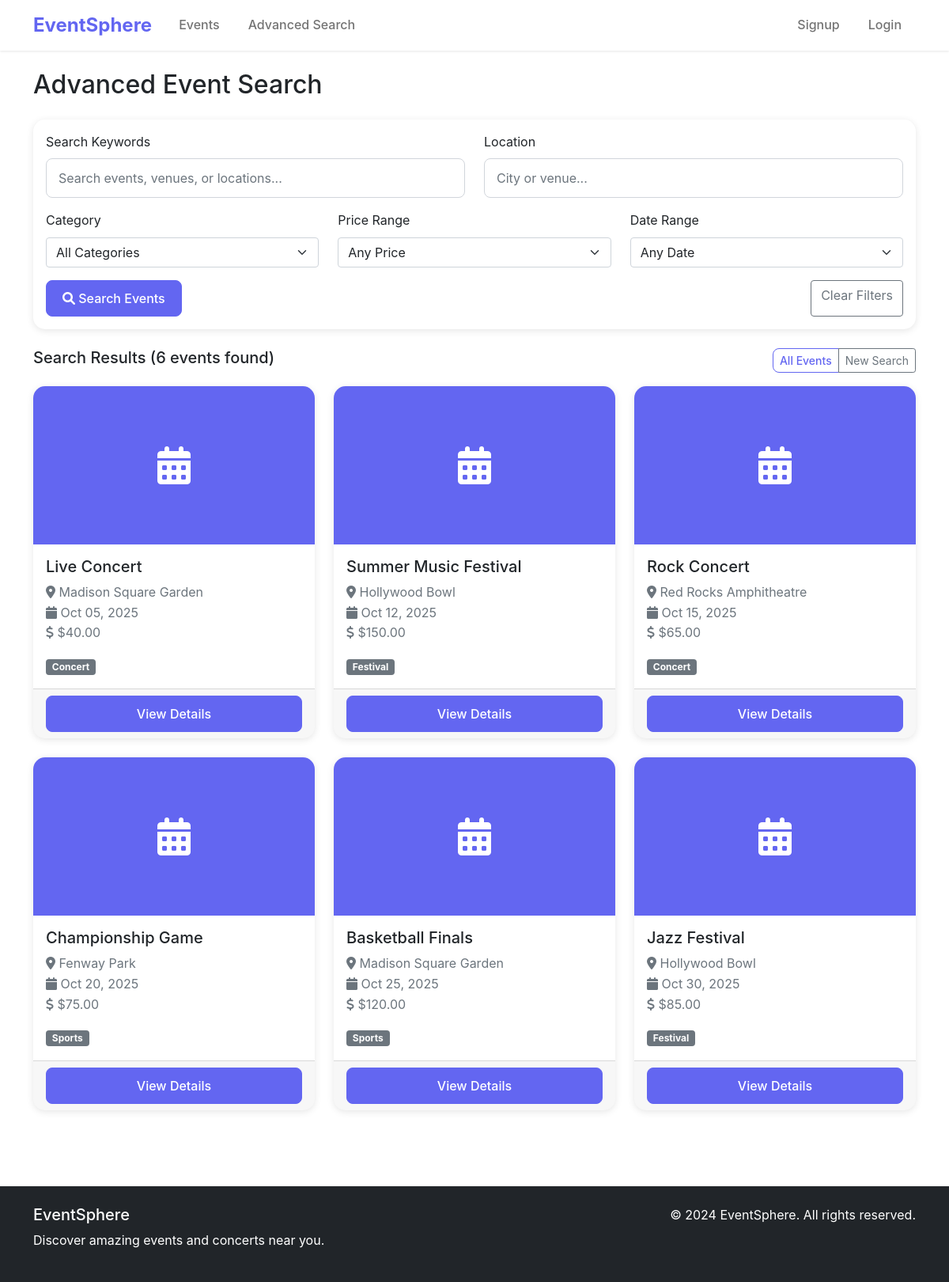
Page /events/advanced-search/ on the committed database.
### events/models.py (models this page shows, shortened)
class Event(models.Model):
    title = models.CharField(max_length=200)
    description = models.TextField()
    category = models.ForeignKey(Category, on_delete=models.CASCADE)
    venue = models.ForeignKey(Venue, on_delete=models.CASCADE)
    date = models.DateTimeField()
    price = models.DecimalField(max_digits=10, decimal_places=2)
    image = models.ImageField(upload_to='events/', blank=True, null=True)
    created_by = models.ForeignKey(User, on_delete=models.CASCADE, null=True, blank=True)
    created_at = models.DateTimeField(auto_now_add=True)
    updated_at = models.DateTimeField(auto_now=True)
    is_active = models.BooleanField(default=True)
    class Meta:
        ordering = ['date']

class Venue(models.Model):
    name = models.CharField(max_length=200)
    address = models.TextField()
    city = models.CharField(max_length=100)
    state = models.CharField(max_length=100)
    zip_code = models.CharField(max_length=20)
    capacity = models.IntegerField(default=0)

class Category(models.Model):
    name = models.CharField(max_length=100)
    slug = models.SlugField(unique=True)
    description = models.TextField(blank=True)
    image = models.ImageField(upload_to='categories/', blank=True, null=True)
    class Meta:
        verbose_name_plural = "Categories"
    def __str__(self):
        return self.name

### events/views.py (the view)
# urls.py: path('advanced-search/', views.advanced_search, name='advanced_search'),
def advanced_search(request):
    form = EventSearchForm(request.GET or None)
    events = Event.objects.filter(is_active=True).order_by('date')
    if form.is_valid():
        events = form.filter_events(events)
    paginator = Paginator(events, 12)
    page_number = request.GET.get('page')
    page_obj = paginator.get_page(page_number)
    context = {
        'page_obj': page_obj,
        'form': form,
    }
    return render(request, 'events/advanced_search.html', context)

### templates/events/advanced_search.html (shortened to what this page needs)
{% extends 'base.html' %}
{% load static %}
{% block content %}
<div class="container py-4">
    <h2 class="mb-4">Advanced Event Search</h2>
    <div class="card mb-4">
        <div class="card-body">
            <form method="GET">
                <div class="row">
                    <div class="col-md-6">
                        <div class="mb-3">
                            <label for="{{ form.query.id_for_label }}" class="form-label">Search Keywords</label>
                            {{ form.query }}
                        </div>
                    </div>
                    <div class="col-md-6">
                        <div class="mb-3">
                            <label for="{{ form.location.id_for_label }}" class="form-label">Location</label>
                            {{ form.location }}
                        </div>
                    </div>
                </div>
                <div class="row">
                    <div class="col-md-4">
                        <div class="mb-3">
                            <label for="{{ form.category.id_for_label }}" class="form-label">Category</label>
                            {{ form.category }}
                        </div>
                    </div>
                    <div class="col-md-4">
                        <div class="mb-3">
                            <label for="{{ form.price_range.id_for_label }}" class="form-label">Price Range</label>
                            {{ form.price_range }}
                        </div>
                    </div>
                    <div class="col-md-4">
                        <div class="mb-3">
                            <label for="{{ form.date_range.id_for_label }}" class="form-label">Date Range</label>
                            {{ form.date_range }}
                        </div>
                    </div>
                </div>
                <div class="d-flex justify-content-between">
                    <button type="submit" class="btn btn-primary">
                        <i class="fas fa-search"></i> Search Events
                    </button>
                    <a href="{% url 'events:advanced_search' %}" class="btn btn-outline-secondary">Clear Filters</a>
                </div>
            </form>
        </div>
    </div>
    {% if page_obj %}
    <div class="d-flex justify-content-between align-items-center mb-3">
        <h5>Search Results ({{ page_obj.paginator.count }} events found)</h5>
        <div class="btn-group" role="group">
            <a href="{% url 'events:event_list' %}" class="btn btn-outline-primary btn-sm">All Events</a>
            <a href="{% url 'events:advanced_search' %}" class="btn btn-outline-secondary btn-sm">New Search</a>
        </div>
    </div>
    <div class="row">
        {% for event in page_obj %}
        <div class="col-md-4 mb-4">
            <div class="card event-card h-100">
                {% if event.image %}
                <img src="{{ event.image.url }}" class="card-img-top" alt="{{ event.title }}">
                {% else %}
                <div class="card-img-top bg-primary d-flex align-items-center justify-content-center" style="height: 200px;">
                    <i class="fas fa-calendar-alt fa-3x text-white"></i>
                </div>
                {% endif %}
                <div class="card-body">
                    <h5 class="card-title">{{ event.title }}</h5>
                    <p class="card-text text-muted">
                        <i class="fas fa-map-marker-alt"></i> {{ event.venue.name }}<br>
                        <i class="fas fa-calendar"></i> {{ event.date|date:"M d, Y" }}<br>
                        <i class="fas fa-dollar-sign"></i> ${{ event.price }}
                    </p>
                    <span class="badge bg-secondary">{{ event.category.name }}</span>
                </div>
                <div class="card-footer">
                    <a href="{% url 'events:event_detail' event.pk %}" class="btn btn-primary w-100">View Details</a>
                </div>
            </div>
        </div>
        {% endfor %}
    </div>
    {% endif %}
</div>
{% endblock %}

### static/css/style.css (style rules this page uses)
:root { --primary-color: #6366f1; --secondary-color: #8b5cf6; --dark-color: #1f2937; --light-color: #f8fafc; }
body { font-family: 'Inter', -apple-system, BlinkMacSystemFont, sans-serif; line-height: 1.6; }
.event-card { border: none; border-radius: 15px; overflow: hidden; transition: transform 0.3s ease, box-shadow 0.3s ease; }
.event-card .card-img-top { height: 200px; object-fit: cover; }
.btn-primary { background-color: var(--primary-color); border-color: var(--primary-color); border-radius: 8px; font-weight: 500; padding: 10px 20px; }
.btn-outline-primary { color: var(--primary-color); border-color: var(--primary-color); border-radius: 8px; font-weight: 500; }
.card { border: none; border-radius: 15px; box-shadow: 0 2px 10px rgba(0, 0, 0, 0.1); }
.form-control { border-radius: 8px; border: 1px solid #d1d5db; padding: 12px 15px; }
.bg-primary { background-color: var(--primary-color) !important; }

### rows in the picture
Event: title "Live Concert", venue.name "Madison Square Garden", date "Oct 05, 2025", price "40.00", category.name "Concert"
Event: title "Summer Music Festival", venue.name "Hollywood Bowl", date "Oct 12, 2025", price "150.00", category.name "Festival"
Event: title "Rock Concert", venue.name "Red Rocks Amphitheatre", date "Oct 15, 2025", price "65.00", category.name "Concert"
Event: title "Championship Game", venue.name "Fenway Park", date "Oct 20, 2025", price "75.00", category.name "Sports"
Event: title "Basketball Finals", venue.name "Madison Square Garden", date "Oct 25, 2025", price "120.00", category.name "Sports"
Event: title "Jazz Festival", venue.name "Hollywood Bowl", date "Oct 30, 2025", price "85.00", category.name "Festival"

### other values in the picture
{{ page_obj.paginator.count }} "6"
